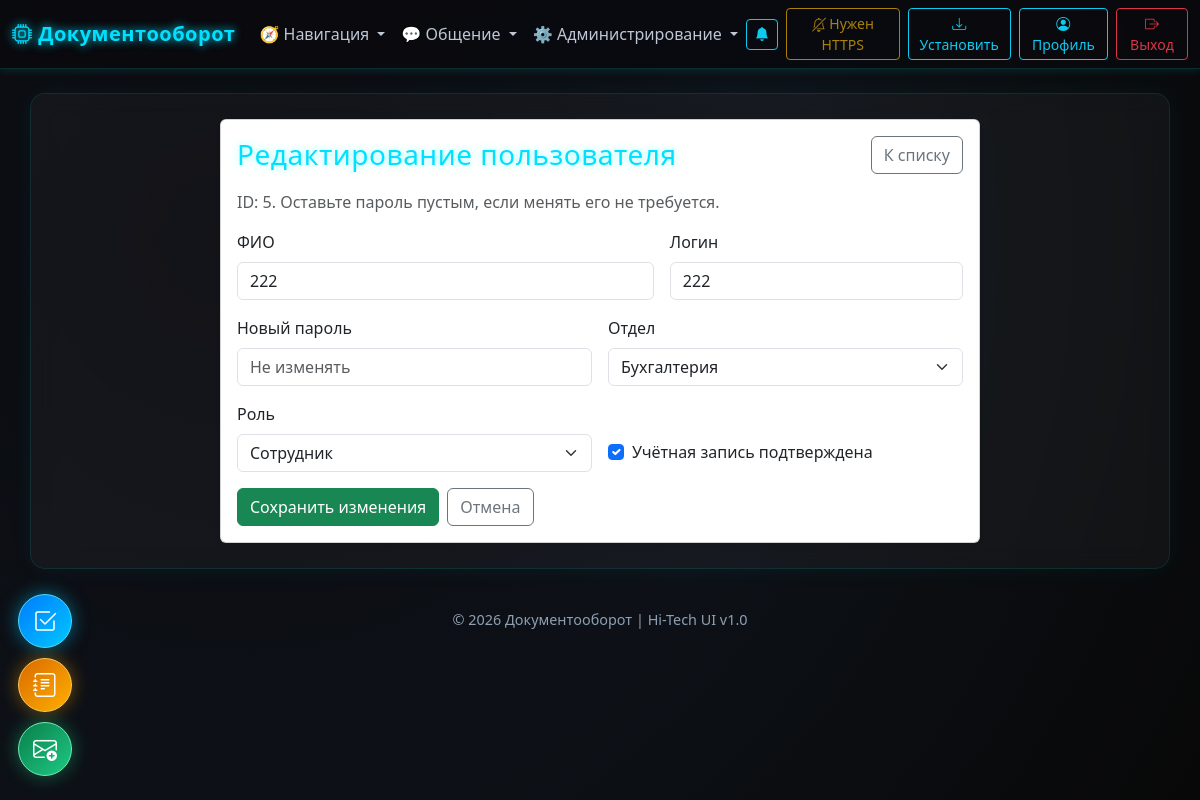
The page /admin/users/5/edit (signed in) on the database as committed earlier.
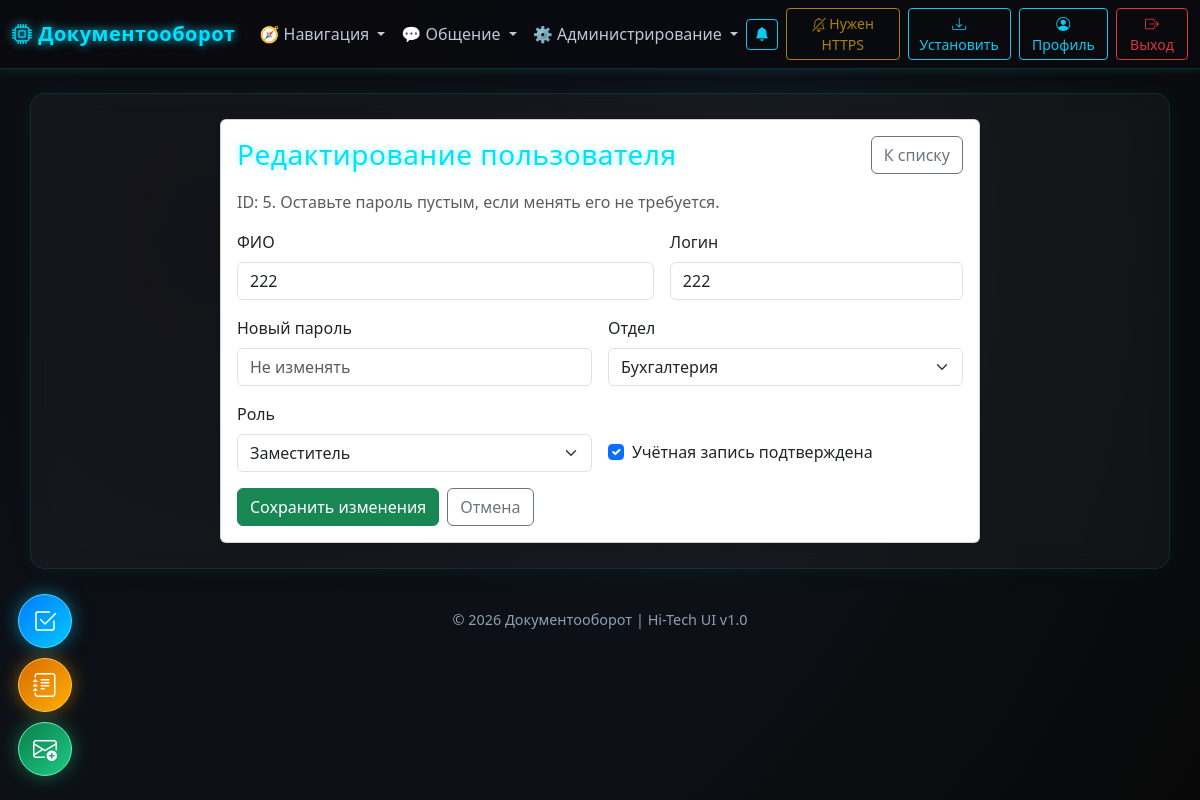
The same page on the database as committed later.
### models.py (models this page shows, shortened)
class User(UserMixin, db.Model):
    __tablename__ = "users"
    id = db.Column(db.Integer, primary_key=True)
    full_name = db.Column(db.String(255), nullable=False)
    username = db.Column(db.String(120), unique=True, nullable=False)
    password_enc = db.Column(db.Text, nullable=False)
    role = db.Column(db.String(20), nullable=False, default="worker")
    department_id = db.Column(db.Integer, db.ForeignKey("departments.id"))
    is_approved = db.Column(db.Boolean, default=False, nullable=False)
    created_at = db.Column(db.DateTime, default=dt.datetime.utcnow)
    department = db.relationship("Department", backref="users")

class Department(db.Model):
    __tablename__ = "departments"
    id = db.Column(db.Integer, primary_key=True)
    name = db.Column(db.String(200), unique=True, nullable=False)
    letter_prefix = db.Column(db.String(100))
    memo_prefix = db.Column(db.String(100))
    letter_start_number = db.Column(db.Integer)
    memo_start_number = db.Column(db.Integer)
    letter_number_series = db.Column(db.String(100))
    memo_number_series = db.Column(db.String(100))

### app.py (the view, shortened to what this page needs)
@app.route("/admin/users/<int:user_id>/edit", methods=["GET", "POST"])
@role_required("admin", "superadmin")
def edit_user(user_id):
    user = User.query.get_or_404(user_id)
    if user.role in ("admin", "superadmin") and current_user.role != "superadmin":
        abort(403)
    departments = Department.query.order_by(Department.name).all()
    allowed_roles = {"worker", "deputy", "manager"}
    if current_user.role == "superadmin":
        allowed_roles.add("admin")
    return render_template(
        "admin_user_edit.html",
        title="Редактирование пользователя",
        user=user,
        departments=departments,
        allowed_roles=allowed_roles,
    )

### app.py (called while the page is built, shortened)
@app.context_processor
def inject_template_helpers():
    deps = []
    try:
        deps = Department.query.order_by(Department.name).all()
    except Exception:
        deps = []
    return {
        "get_status_meta": get_activity_status_meta,
        "get_priority_meta": get_activity_priority_meta,
        "deps": deps,
    }

@login_manager.user_loader
def load_user(user_id):
    if str(user_id) == "-1":
        return SuperAdmin()
    return User.query.get(int(user_id))

def get_active_report_share(endpoint_name):
    report_key = REPORT_SHARE_ENDPOINTS.get(endpoint_name)
    token = (request.args.get("share") or "").strip()
    if not report_key or not token:
        return None

@app.context_processor
def inject_now():
    from datetime import datetime
    return {'now': datetime.now}

@app.context_processor
def inject_template_helpers():
    return {
        "has_endpoint": lambda endpoint: endpoint in app.view_functions,
    }

### templates/admin_user_edit.html (shortened to what this page needs)
{% extends 'layout.html' %}
{% block content %}
<div class="card shadow-sm mx-auto" style="max-width: 760px;">
  <div class="card-body">
    <div class="d-flex justify-content-between align-items-center mb-3">
      <h3 class="mb-0">Редактирование пользователя</h3>
      <a href="{{ url_for('admin_users') }}" class="btn btn-outline-secondary">К списку</a>
    </div>
    <p class="text-muted">ID: {{ user.id }}. Оставьте пароль пустым, если менять его не требуется.</p>
    <form method="post" class="row g-3">
      <div class="col-md-7">
        <label class="form-label">ФИО</label>
        <input type="text" name="full_name" class="form-control" value="{{ user.full_name }}" required>
      </div>
      <div class="col-md-5">
        <label class="form-label">Логин</label>
        <input type="text" name="username" class="form-control" value="{{ user.username }}" required>
      </div>
      <div class="col-md-6">
        <label class="form-label">Новый пароль</label>
        <input type="text" name="password" class="form-control" autocomplete="new-password" placeholder="Не изменять">
      </div>
      <div class="col-md-6">
        <label class="form-label">Отдел</label>
        <select name="department_id" class="form-select">
          {% for department in departments %}
          <option value="{{ department.id }}" {% if user.department_id == department.id %}selected{% endif %}>{{ department.name }}</option>
          {% endfor %}
        </select>
      </div>
      <div class="col-md-6">
        <label class="form-label">Роль</label>
        <select name="role" class="form-select">
          {% for role in ['worker', 'deputy', 'manager', 'admin'] %}
          {% if role in allowed_roles %}
          <option value="{{ role }}" {% if user.role == role %}selected{% endif %}>{{ {'worker': 'Сотрудник', 'deputy': 'Заместитель', 'manager': 'Руководитель', 'admin': 'Администратор'}[role] }}</option>
          {% endif %}
          {% endfor %}
        </select>
      </div>
      <div class="col-md-6 d-flex align-items-end">
        <div class="form-check mb-2">
          <input class="form-check-input" type="checkbox" name="is_approved" value="1" id="isApproved" {% if user.is_approved %}checked{% endif %}>
          <label class="form-check-label" for="isApproved">Учётная запись подтверждена</label>
        </div>
      </div>
      <div class="col-12 d-flex gap-2">
        <button class="btn btn-success">Сохранить изменения</button>
        <a href="{{ url_for('admin_users') }}" class="btn btn-outline-secondary">Отмена</a>
      </div>
    </form>
  </div>
</div>
{% endblock %}

Rows that differ between the two databases and show on the page:
changed User "Бухгалтерия": role "Сотрудник" → "Заместитель"
